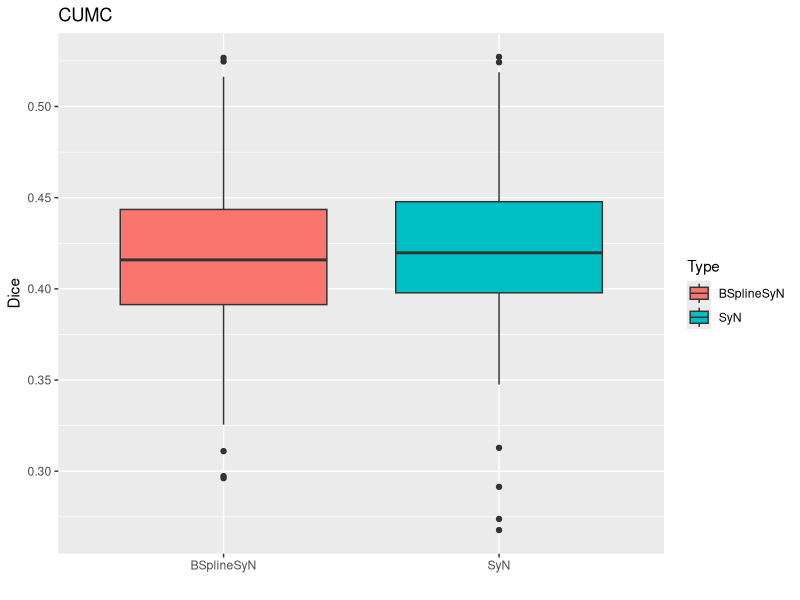
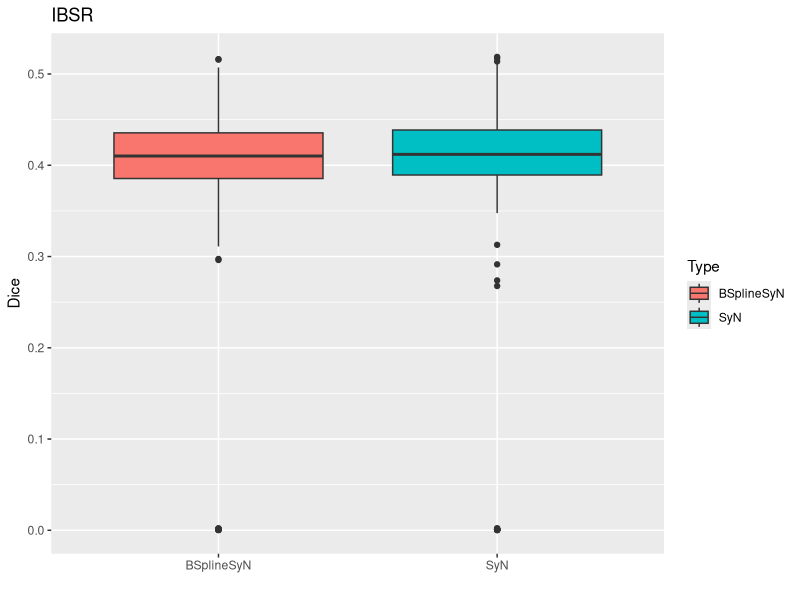
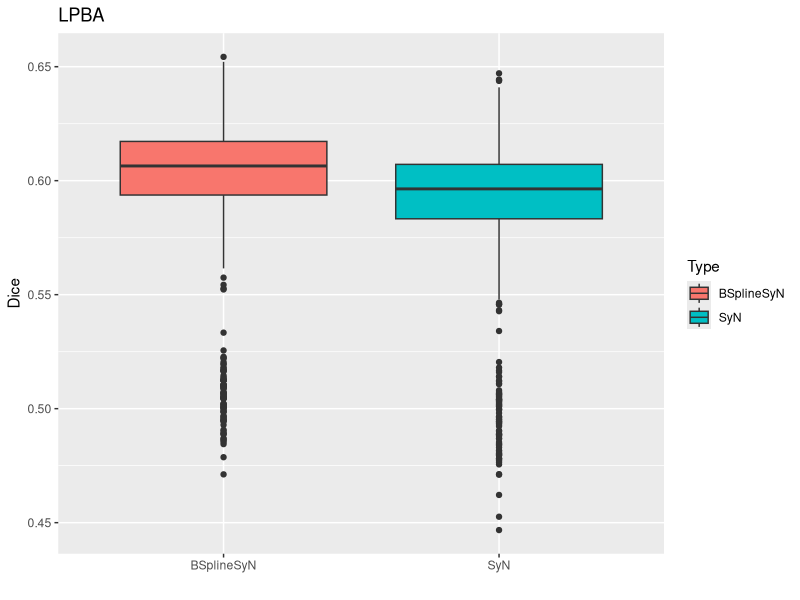
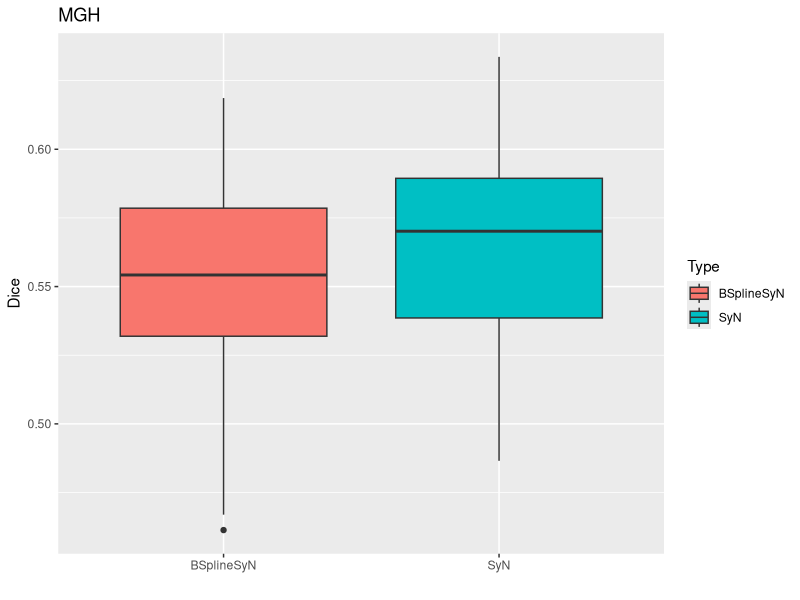
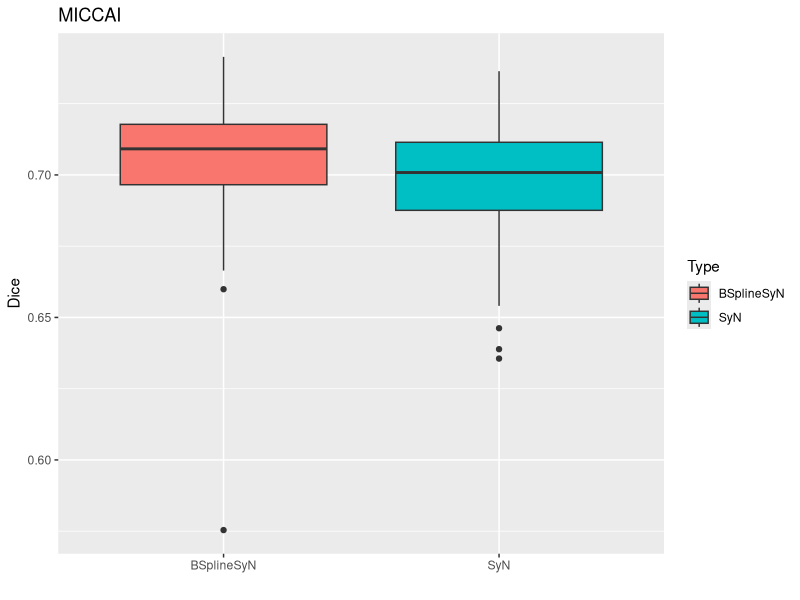

Recreate these plots in R, in order.
library( ggplot2 )

stats <- list()
volumes <- list()

cohortNames <- c( 'CUMC', 'IBSR', 'LPBA', 'MGH', 'MICCAI' )

stats[[1]] <- read.csv( "OverlapMeasures/overlapMeasuresCUMC.csv" )
volumes[[1]] <- read.csv( "OverlapMeasures/labelVolumesCUMC.csv" )
stats[[2]] <- read.csv( "OverlapMeasures/overlapMeasuresIBSR.csv" )
volumes[[2]] <- read.csv( "OverlapMeasures/labelVolumesIBSR.csv" )
stats[[3]] <- read.csv( "OverlapMeasures/overlapMeasuresLPBA.csv" )
volumes[[3]] <- read.csv( "OverlapMeasures/labelVolumesLPBA.csv" )
stats[[4]] <- read.csv( "OverlapMeasures/overlapMeasuresMGH.csv" )
volumes[[4]] <- read.csv( "OverlapMeasures/labelVolumesMGH.csv" )
stats[[5]] <- read.csv( "OverlapMeasures/overlapMeasuresMICCAI.csv" )
volumes[[5]] <- read.csv( "OverlapMeasures/labelVolumesMICCAI.csv" )


#
# Render box plots (syn vs. bsyn) for each of the 5 cohorts
#

for( i in 1:length( cohortNames ) )
  {
  diceSyN <- stats[[i]]$AllLabels[stats[[i]]$Regularization == 'syn']
  diceBSplineSyN <- stats[[i]]$AllLabels[stats[[i]]$Regularization == 'bsyn']

  plotLabels <- c( rep.int( "SyN", length( diceSyN ) ), rep.int( "BSplineSyN", length( diceBSplineSyN ) ) )

  plotData <- data.frame( Type = plotLabels, Dice = c( diceSyN, diceBSplineSyN ) )

  myPlot <- ggplot( plotData,  aes( x = factor( Type ), y = Dice ) ) +
            geom_boxplot( aes( fill = Type ) ) +
            ggtitle( cohortNames[i] ) +
            scale_x_discrete( "" )

  ggsave( filename = paste0( "synComparison", cohortNames[i], ".pdf" ), plot = myPlot, width = 8, height = 5, units = 'in' )
  }


#
# Determine linear model:  dicePerLabel ~ regularization + volumesPerLabel + cohort
#

allDice <- c()
allVolumes <- c()
allRegularization <- c()
allCohorts <- c()

for( i in 1:length( cohortNames ) )
  {
  cat( "\nProcessing ", cohortNames[i], ".\n", sep = "" )

  for( j in 1:nrow( volumes[[i]] ) )
    {
    currentSyNDice <- stats[[i]][2*j,]
    currentBSyNDice <- stats[[i]][2*j-1,]
    currentVolume <- volumes[[i]][j,]

    indices <- which( currentVolume > 0 )

    allRegularization <- append( allRegularization, c( rep.int( 'SyN', length( indices ) ), rep.int( 'BSplineSyN', length( indices ) ) ) )
    allDice <- append( allDice, c( currentSyNDice[2+indices], currentBSyNDice[2+indices] ) )
    allVolumes <- append( allVolumes, c( currentVolume[indices], currentVolume[indices] ) )
    allCohorts <- append( allCohorts, rep.int( cohortNames[i], 2 * length( indices ) ) )
    }
  }


indices <- 1:length( allDice )
sampleIndices <- sample( indices, size = 50000, replace = FALSE )

myDiceDF <- data.frame( Dice = as.numeric( allDice[sampleIndices] ),
                        Regularization = allRegularization[sampleIndices],
                        Volumes = as.numeric( allVolumes[sampleIndices] ),
                        Cohorts = allCohorts[sampleIndices] )
myDiceLM <- lm( Dice ~ Regularization + Volumes + Cohorts, data = myDiceDF )
summary( myDiceLM )









